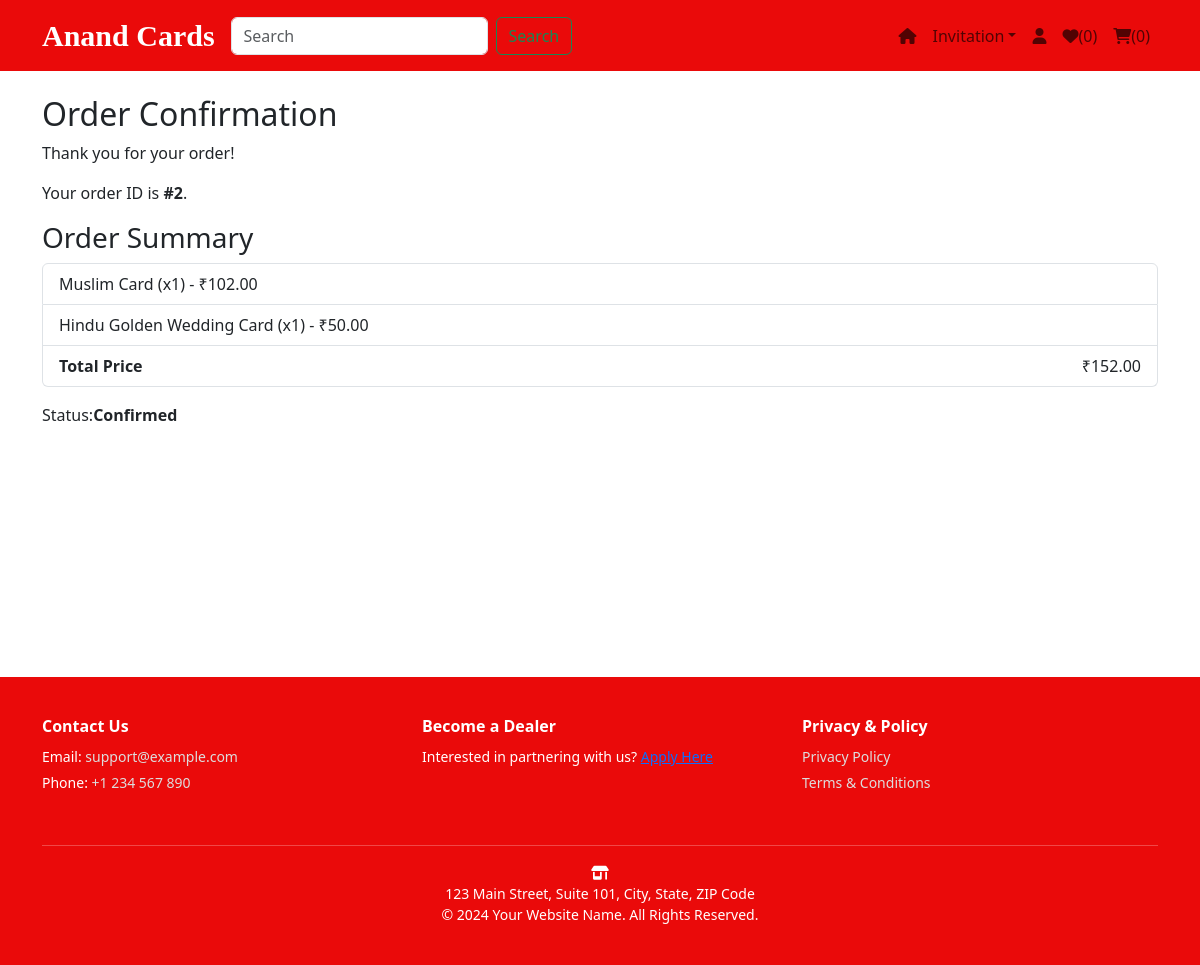
Screenshot of /order_confirmation/2/ with the database file from the repository.
### Orders/models.py (models this page shows, shortened)
class Order(models.Model):
    STATUS_CHOICES = [
        ('Pending', 'Pending'),
        ('Dispatched', 'Dispatched'),
        ('Delivered', 'Delivered'),
    ]
    PAYMENT_METHOD_CHOICES = [
        ('COD', 'Cash on Delivery'),
    ]
    id = models.AutoField(primary_key=True)
    user = models.ForeignKey(User,null=True, blank=True, on_delete=models.SET_NULL)
    order_date = models.DateTimeField(auto_now_add=True)
    total_price = models.DecimalField(max_digits=10, decimal_places=2, default=0.00)  # Default to 0
    shipping_address = models.TextField()
    payment_method = models.CharField(max_length=50, choices=PAYMENT_METHOD_CHOICES, default='COD')
    status = models.CharField(max_length=50, choices=STATUS_CHOICES, default='Pending')

class OrderItem(models.Model):
    id = models.AutoField(primary_key=True)
    order = models.ForeignKey(Order, on_delete=models.CASCADE, related_name='order_items')
    product = models.ForeignKey(Product, on_delete=models.CASCADE, related_name='order_items')
    quantity = models.IntegerField()
    price = models.DecimalField(max_digits=10, decimal_places=2)
    def total_price(self):
        return self.quantity * self.price

### Products/models.py (models this page shows, shortened)
class Product(models.Model):
    id = models.AutoField(primary_key=True)
    name = models.CharField(max_length=200)
    price = models.DecimalField(max_digits=10, decimal_places=2)
    image = models.ImageField(upload_to='imges/')
    CATEGORY_CHOICES = [
        ('Hindu Cards', 'Hindu Cards'),
        ('Muslim Cards', 'Muslim Cards'),
        ('Worship Cards', 'Worship Cards'),
    ]
    category = models.CharField(max_length=50, choices=CATEGORY_CHOICES)
    STOCK_CHOICES = [
        ('In stock', 'In stock'),
        ('Out of stock', 'Out of stock'),
    ]
    stock = models.CharField(max_length=20, choices=STOCK_CHOICES, default='In stock')

### Orders/views.py (the view, shortened to what this page needs)
# urls.py: path('order_confirmation/<int:pk>/', OrderConfirmationView.as_view(), name='order_confirmation'),# Renders orders/order_confirmation.html
class OrderConfirmationView(View):
    def get(self, request, pk, *args, **kwargs):
        order = get_object_or_404(Order, pk=pk, status='pending')
        return render(request, 'Orders/order_confirmation.html', {'order': order})

### Orders/templates/Orders/order_confirmation.html (shortened to what this page needs)
{% load static %}
<!DOCTYPE html>
<html lang="en">
<head>
    <link href="https://cdn.jsdelivr.net/npm/bootstrap@5.3.0/dist/css/bootstrap.min.css" rel="stylesheet">
    <link href="https://cdnjs.cloudflare.com/ajax/libs/font-awesome/6.0.0/css/all.min.css" rel="stylesheet">
</head>
<body>
    <nav class="navbar navbar-expand-lg navbar-light" style="background-color:rgb(234, 10, 10)">
        <div class="container">
            <a class="navbar-brand" href="/">
                <strong class="main-title">Anand Cards</strong>
            </a>
            <form class="d-flex">
                <input class="form-control me-2" type="search" placeholder="Search" aria-label="Search">
                <button class="btn btn-outline-success" type="submit">Search</button>
            </form>
            <div class="collapse navbar-collapse" id="navbarNav">
                <ul class="navbar-nav ms-auto">
                    <li class="nav-item"><a class="nav-link" href="/"><i class="fa-solid fa-home"></i></a></li>
                    <li class="nav-item dropdown">
                        <a class="nav-link dropdown-toggle" href="#" id="navbarDropdown" role="button" data-bs-toggle="dropdown" aria-expanded="true">Invitation</a>
                    </li>
                    <li class="nav-item"><a class="nav-link" href="#"><i class="fa-solid fa-user"></i></a></li>
                    <li class="nav-item"><a class="nav-link" href="{% url 'view_wishlist' %}"><i class="fa-solid fa-heart"></i>(<span id="wishlist-count">{{ request.session.wishlist|length }}</span>)</a></li>
                    <li class="nav-item"><a class="nav-link" href="{% url 'view_cart' %}"><i class="fa-solid fa-shopping-cart"></i>(<span id="cart-count">{{ request.session.cart|length }}</span>)</a></li>
                </ul>
            </div>
        </div>
    </nav>
    <div class="container mt-4">
        <h2>Order Confirmation</h2>
        <p>Thank you for your order{{ order.user.username }}!</p>
        <p>Your order ID is <strong>#{{ order.id }}</strong>.</p>
        <h3>Order Summary</h3>
        <ul class="list-group mb-3">
            {% for item in order.order_items.all %}
                <li class="list-group-item d-flex justify-content-between align-items-center">
                    {{ item.product.name }} (x{{ item.quantity }}) - ₹{{ item.total_price }}
                </li>
            {% endfor %}
            <li class="list-group-item d-flex justify-content-between align-items-center">
                <strong>Total Price</strong>
                <span>₹{{ order.total_price }}</span>
            </li>
        </ul>
        <p>Status:<strong>Confirmed</strong></p>
    </div>
    <footer>
        <div class="container">
            <div class="row">
                <div class="col-md-4">
                    <h6>Contact Us</h6>
                    <ul>
                        <li>Email: <a href="mailto:support@example.com">support@example.com</a></li>
                        <li>Phone: <a href="tel:+1234567890">+1 234 567 890</a></li>
                    </ul>
                </div>
                <div class="col-md-4">
                    <h6>Become a Dealer</h6>
                    <p>Interested in partnering with us? <a href="/become-a-dealer">Apply Here</a></p>
                </div>
                <div class="col-md-4">
                    <h6>Privacy & Policy</h6>
                    <ul>
                        <li><a href="/privacy-policy">Privacy Policy</a></li>
                        <li><a href="/terms-conditions">Terms & Conditions</a></li>
                    </ul>
                </div>
            </div>
            <hr>
            <div class="text-center">
                <p><strong><i class="fa-solid fa-shop"></i></strong><br>123 Main Street, Suite 101, City, State, ZIP Code</p>
                <p>&copy; 2024 Your Website Name. All Rights Reserved.</p>
            </div>
        </div>
    </footer>
</body>
</html>

### Orders/templates/Orders/order_confirmation.html (style rules this page uses)
footer { background-color: rgb(234, 10, 10); color: white; padding: 40px 0; font-size: 14px; flex-shrink: 0; margin-top: 250px; }
footer h6 { font-weight: bold; margin-bottom: 10px; }
footer ul { padding: 0; list-style-type: none; }
footer ul li { margin-bottom: 5px; }
footer ul li a { text-decoration: none; color: #ddd; }
footer p { margin: 0; }
.main-title { font-family: 'Lobster', cursive; color: white; font-size: 1.5em; }
html, body { height: 100%; margin: 0; }
.col-6, .col-md-4, .col-lg-3 { padding-bottom: 20px; }

### rows the page displays
Order: id "2", total_price "152.00"
OrderItem: product.name "Muslim Card", quantity "1", total_price "102.00"
OrderItem: product.name "Hindu Golden Wedding Card", quantity "1", total_price "50.00"

### other values shown
{{ request.session.wishlist|length }} "0"
{{ request.session.cart|length }} "0"
